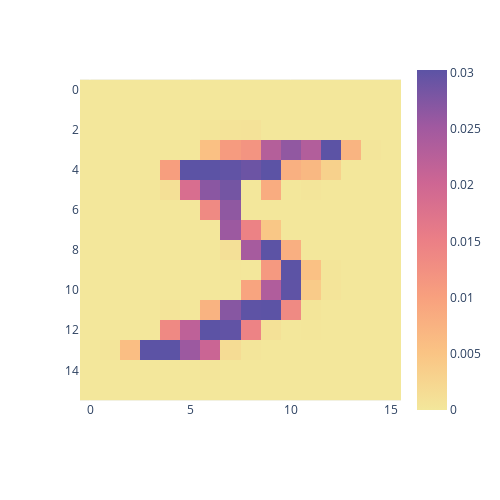

The notebook cell this image was saved under:
### Code cell
imgen.load_image(test_arr, show_figure=True)

### Figure 1 — Plotly figure (JSON) as saved in the notebook; plotly's stock layout.template omitted (floating-point values rounded to 4 significant figures; data arrays with more than 128 entries replaced by an {"elided": "..."} marker saying what was removed)
{"data": [{"coloraxis": "coloraxis", "hovertemplate": "x: %{x}<br>y: %{y}<br>color: %{z}<extra></extra>", "name": "0", "type": "heatmap", "xaxis": "x", "yaxis": "y", "z": {"elided": "16x16 float values"}}], "layout": {"coloraxis": {"colorscale": [[0, "rgb(243, 231, 155)"], [0.1667, "rgb(250, 196, 132)"], [0.3333, "rgb(248, 160, 126)"], [0.5, "rgb(235, 127, 134)"], [0.6667, "rgb(206, 102, 147)"], [0.8333, "rgb(160, 89, 160)"], [1, "rgb(92, 83, 165)"]]}, "height": 500, "margin": {"t": 60}, "width": 500, "xaxis": {"anchor": "y", "constrain": "domain", "domain": [0, 1], "scaleanchor": "y"}, "yaxis": {"anchor": "x", "autorange": "reversed", "constrain": "domain", "domain": [0, 1]}}}
